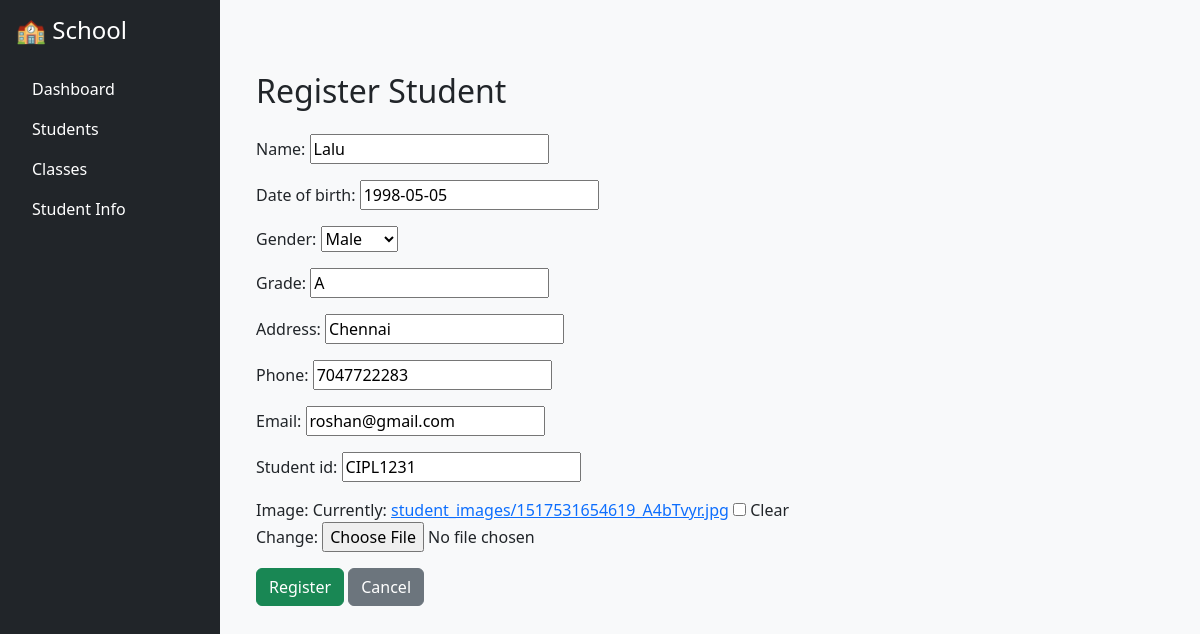
Page /students/edit/7/ (signed in) on the committed database.
### studentapp/models.py (models this page shows, shortened)
class Student(models.Model):
    GENDER_CHOICES = [('M', 'Male'), ('F', 'Female'), ('O', 'Other')]
    name = models.CharField(max_length=100)
    date_of_birth = models.DateField()
    gender = models.CharField(max_length=1, choices=GENDER_CHOICES)
    grade = models.CharField(max_length=50)
    address = models.CharField(max_length=255)
    phone = models.CharField(max_length=15)
    email = models.EmailField()
    student_id = models.CharField(max_length=8, unique=True)
    image = models.ImageField(upload_to='student_images/', blank=True, null=True)

### studentapp/views.py (the view)
# urls.py: path('students/edit/<int:pk>/', views.edit_student, name='edit_student'),
@login_required
def edit_student(request, pk):
    student = get_object_or_404(Student, pk=pk)
    form = StudentForm(request.POST or None, request.FILES or None, instance=student)
    if form.is_valid():
        form.save()
        return redirect('student_list')
    return render(request, 'studentapp/register_student.html', {'form': form})

### studentapp/forms.py (shortened to what this page needs)
class StudentForm(forms.ModelForm):
    class Meta:
        model = Student
        fields = '__all__'

### studentapp/templates/studentapp/register_student.html (shortened to what this page needs)
{% extends 'studentapp/base.html' %}
{% block content %}
<div class="container mt-5">
    <h2 class="mb-4">Register Student</h2>
    <form method="post" enctype="multipart/form-data" class="needs-validation" novalidate>
        {{ form.as_p }}
        <button class="btn btn-success" type="submit">Register</button>
        <a href="{% url 'student_list' %}" class="btn btn-secondary">Cancel</a>
    </form>
</div>
{% endblock %}

### studentapp/static/studentapp/css/styles.css (style rules this page uses)
body { font-family: 'Segoe UI', sans-serif; }

### rows in the picture
Student: name "Lalu", date_of_birth "1998-05-05", gender "Male", grade "A", address "Chennai", phone "7047722283", email "roshan@gmail.com", student_id "CIPL1231"
